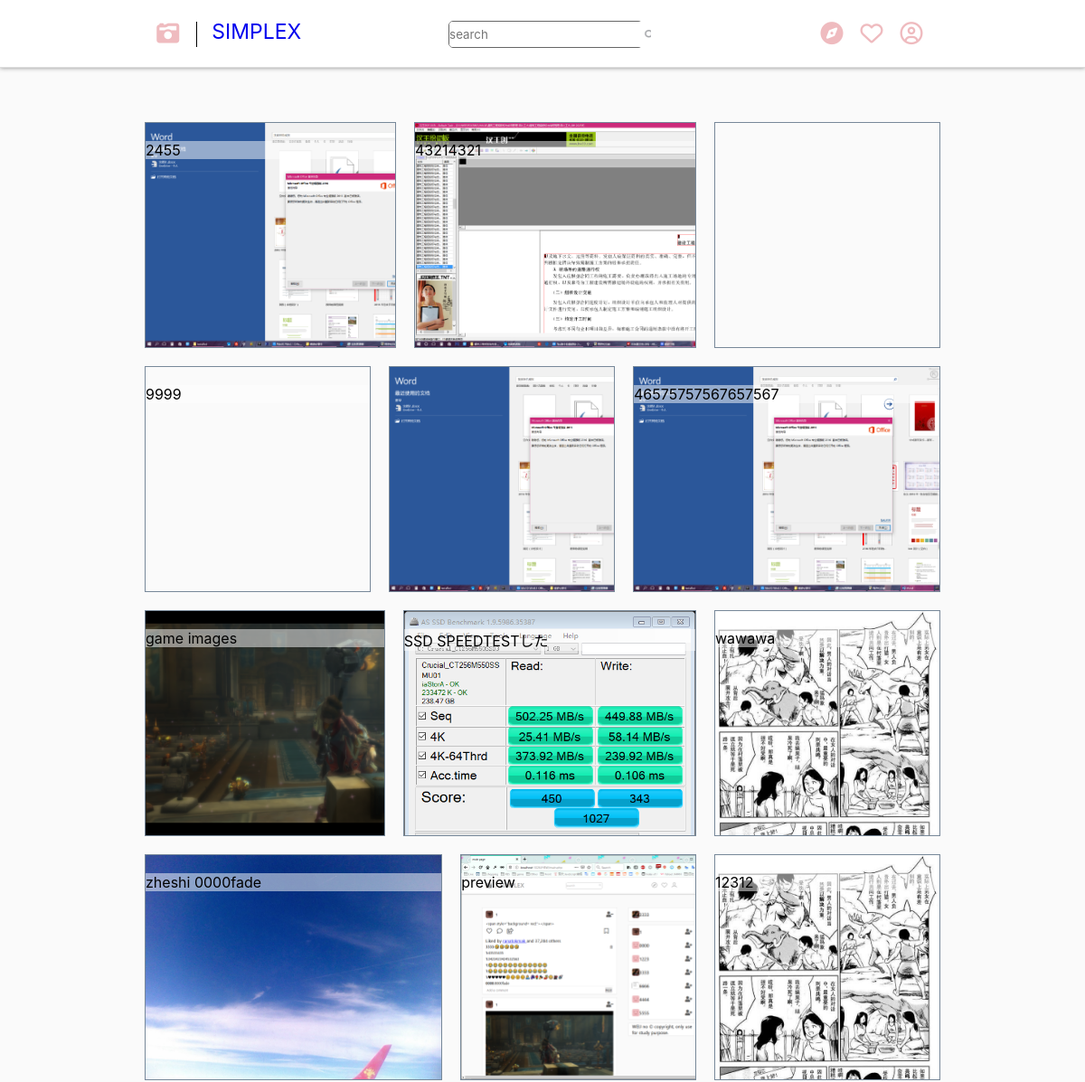
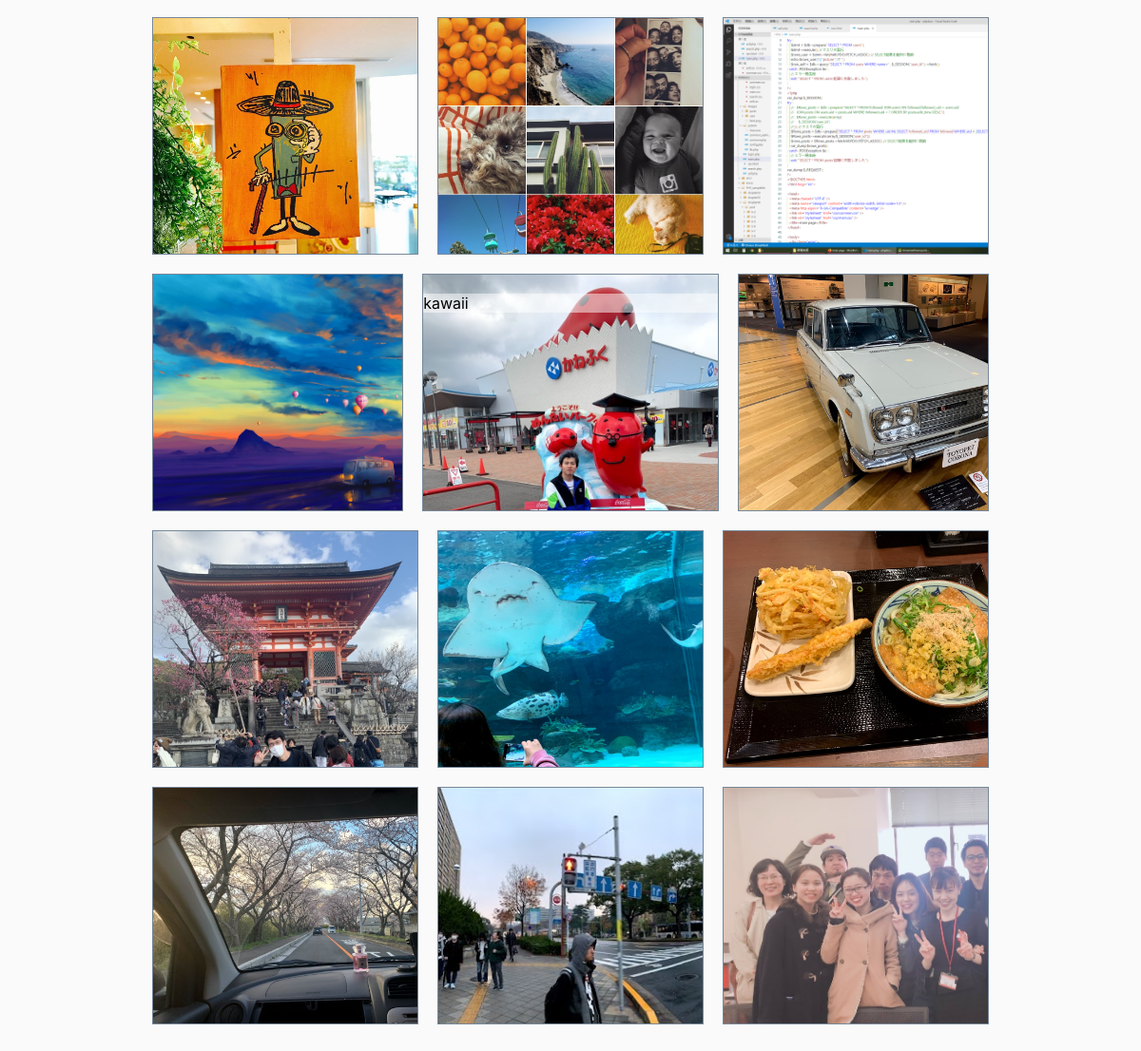
Screenshot of /gallery.php?global (signed in) with the database file from the repository (2 pictures, top to bottom).
### tables this page shows
CREATE TABLE IF NOT EXISTS `posts` (
  `pid` int NOT NULL AUTO_INCREMENT,
  `uid` int NOT NULL,
  `status` int DEFAULT '1',
  `media` text NOT NULL,
  `text` text NOT NULL,
  `post_time` timestamp NOT NULL DEFAULT CURRENT_TIMESTAMP,
  `edit_time` timestamp NOT NULL DEFAULT CURRENT_TIMESTAMP ON UPDATE CURRENT_TIMESTAMP,
  PRIMARY KEY (`pid`),
  KEY `uid` (`uid`)
);

### gallery.php (the view, shortened to what this page needs)
<?php require_once "./system/common_admin.php";?>
<?php
if (isset($_REQUEST['global'])) {
  $stm = $db->prepare("SELECT * FROM  posts WHERE status = 1");
  $stm->execute();
  $rows_global = $stm->fetchAll();
  $rows = $rows_global;
}
?>
<!DOCTYPE html>
<html lang="en">
<head>
  <link rel="stylesheet" href="css/commen.css" />
  <link rel="stylesheet" href="css/search.css" />
</head>
<body>
  <div class="wrap">
    <nav>
    </nav>
    <main>
      <?php if (isset($rows)): ?>
      <div class="content <?= isset($_REQUEST['liked']) ? 'liked' : ( isset($_REQUEST['global']) ? 'global' : null ) ;?>">
        <?php foreach($rows as $row)         : ?>
        <div class="item" onclick="location = 'post.php?pid=<?=$row['pid']; ?>'"
          style="background: url('<?='images/posts/' . $row['media'] ;?>') no-repeat; background-size: cover;">
          <p>
            <?=htmlspecialchars($row['text'], ENT_QUOTES, 'UTF-8'); ?>
          </p>
        </div>
        <?php endforeach; ?>
      </div>
      <?php endif; ?>
    </main>
  </div>
</body>
</html>

### css/commen.css (style rules this page uses)
* { box-sizing: border-box; margin: 0; padding: 0; font-family: -apple-system,BlinkMacSystemFont,"Segoe UI",Roboto,Helvetica,Arial,sans-serif; }
body { min-height: 100vh; }
div.wrap { margin: 0 auto; min-height: 100vh; background-color: #fafafa; }
nav { background-color: #fff; display: block; position: sticky; top: 0; height: 75px; border-bottom: #ddd 1px solid; box-shadow: 0 0 5px #888; z-index: 10000; }
nav .nav_box { max-width: 90%; margin: 0 auto; }
nav div.nav_container { margin: 0 auto; max-width: 860px; display: flex; flex-direction: row; align-items: center; justify-content: space-around; height: 75px; }
nav div.logo_container { flex-grow: 1; display: flex; flex-direction: row; }
nav div.logo_container a { text-decoration: none; flex-grow: 1; display: flex; flex-flow: row nowrap; align-items: center; }
nav div.logo_container div.logo_icon { display: inline; vertical-align: bottom; }
.logo_text { transform: translateY(-3px); line-height: 28px; font-size: 23px; }
nav div div.search_container { max-width: 215px; }
nav div div.search_container form { border: 1px solid #666; border-radius: 5px; display: flex; flex-flow: row; align-items: center; }
.search { max-width: 215px; height: 28px; border: none; border-radius: 4px 0 0 4px; }
.search_button { background: url(../images/bind.png) -386px -337px; border: 0; height: 10px; width: 14px; }
nav div div.top_right_container { flex-grow: 1; display: flex; flex-flow: row; justify-content: flex-end; }
.topRightBtnHolder { width: 156px; padding-left: 24px; display: flex; flex-direction: row; justify-content: space-around; }
.wrap i { font-size: 25px; color: rgb(239, 187, 191); }

### css/search.css (style rules this page uses)
main { display: block; }
.content { width: 90vw; max-width: 900px; margin: 0 auto; padding: 50px 0; display: flex; flex-flow: row wrap; justify-content: center; align-content: space-around; }
.item { cursor: pointer; flex-grow: 1; margin: 10px; border: 1px solid lightslategray; min-width: 250px; min-height: 250px; background-color: cyan; background: url(https://via.placeholder.com/250x250) no-repeat ; }
.item p { background: rgba(255, 255, 255, 0.5); word-break:break-all; }

### rows the page displays
posts: text "2455"
posts: media (picture), text "43214321"
posts: text "9999"
posts: text "46575757567657567"
posts: media (picture), text "game images"
posts: media (picture), text "SSD SPEEDTESTした"
posts: media (picture), text "wawawa"
posts: media (picture), text "zheshi 0000fade"
posts: media (picture), text "preview"
posts: media (picture), text "12312"
posts: media (picture)
posts: media (picture)
posts: media (picture)
posts: media (picture), text "kawaii"
posts: media (picture)
posts: media (picture)
posts: media (picture)
posts: media (picture)
posts: media (picture)
posts: media (picture)
posts: media (picture)
